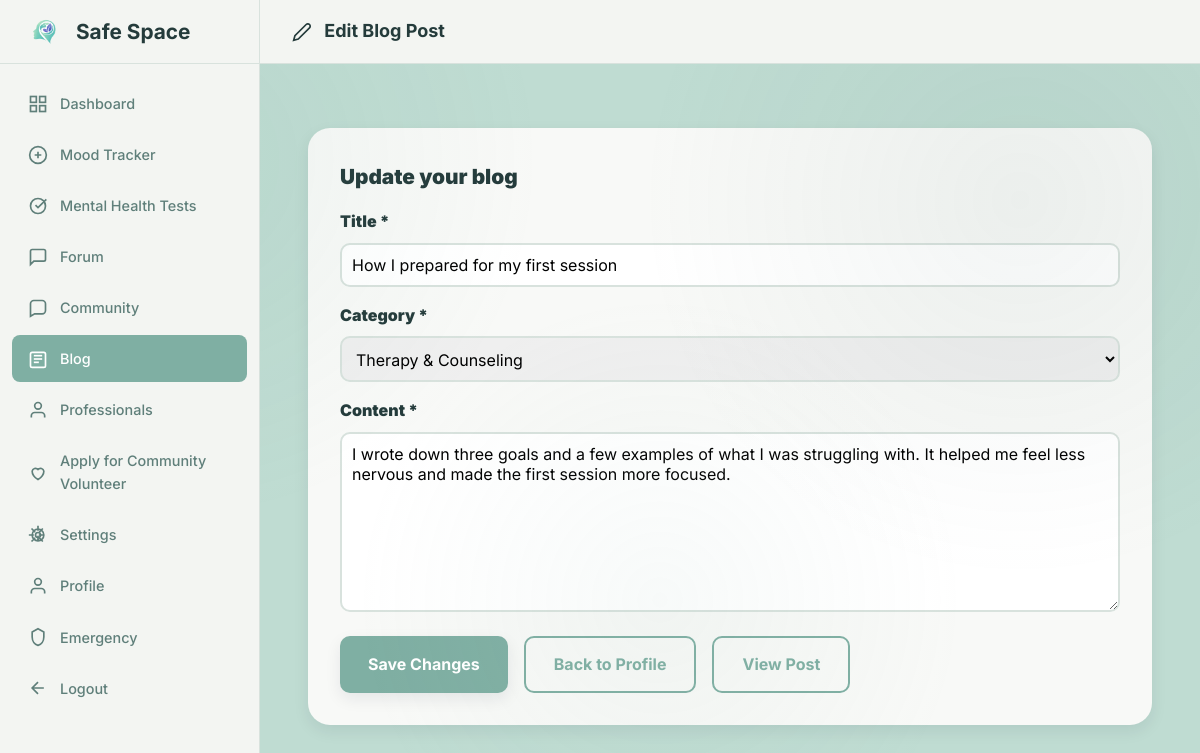
/dashboard/blog_edit.php?blog_id=15 (signed in), run on the app's committed database.
### tables this page shows
CREATE TABLE blog_posts (
    blog_id INT AUTO_INCREMENT PRIMARY KEY,
    user_id INT NOT NULL,
    category VARCHAR(120) NOT NULL,
    title VARCHAR(255) NOT NULL,
    content LONGTEXT NOT NULL,
    is_professional_post BOOLEAN DEFAULT FALSE,
    view_count INT DEFAULT 0,
    comment_count INT DEFAULT 0,
    status ENUM('published', 'draft', 'deleted', 'flagged') DEFAULT 'published',
    created_at TIMESTAMP DEFAULT CURRENT_TIMESTAMP,
    updated_at TIMESTAMP DEFAULT CURRENT_TIMESTAMP ON UPDATE CURRENT_TIMESTAMP,
    FOREIGN KEY (user_id) REFERENCES users(user_id) ON DELETE CASCADE,
    INDEX idx_category (category),
    INDEX idx_status (status),
    INDEX idx_created_at (created_at),
    INDEX idx_user_blogs (user_id, created_at)
);

### config/config.php (called while the page is built, shortened)
<?php
function get_user_id() {
    return $_SESSION['user_id'] ?? null;
}
function get_user_type() {
    return $_SESSION['user_type'] ?? null;
}
function is_professional() {
    return get_user_type() === 'professional';
}
?>

### dashboard/blog_edit.php (the view, shortened to what this page needs)
<?php
require_once '../config/config.php';
$user_id = get_user_id();
$db = Database::getInstance();
$conn = $db->getConnection();
$is_professional_user = function_exists('is_professional') && is_professional();
$blog_id = (int)($_GET['blog_id'] ?? 0);
$blog_categories = [
    'Anxiety & Worry',
    'Depression & Mood',
    'Stress & Burnout',
    'Self-Care & Habits',
    'Mindfulness & Meditation',
    'Therapy & Counseling',
    'Medication & Treatment',
    'Relationships & Family',
    'Sleep & Lifestyle',
    'Recovery Stories',
    'Kids & Teen Mental Health',
    'Professional Insights',
];
$post_sql = $is_professional_user
    ? "SELECT blog_id, title, category, content, status FROM blog_posts WHERE blog_id = ? AND user_id = ? LIMIT 1"
    : "SELECT blog_id, title, category, content, status FROM blog_posts WHERE blog_id = ? AND user_id = ? AND status = 'published' LIMIT 1";
$post_stmt = $conn->prepare($post_sql);
$post_stmt->bind_param('ii', $blog_id, $user_id);
$post_stmt->execute();
$post = $post_stmt->get_result()->fetch_assoc();
?>
<!DOCTYPE html>
<html lang="en">
<head>
    <link rel="stylesheet" href="../assets/css/styles.css">
    <link rel="stylesheet" href="includes/dashboard-layout.css">
</head>
<body>
    <div class="dashboard-wrapper">
        <?php include 'includes/sidebar.php'; ?>
        <main class="main-content">
            <div class="top-bar">
                <h2 style="margin: 0; font-size: 18px; color: var(--text-primary);">
                    <svg viewBox="0 0 24 24" width="20" height="20" fill="none" stroke="currentColor" stroke-width="2" style="display: inline-block; margin-right: 8px; vertical-align: middle;"><path d="M17 3a2.828 2.828 0 1 1 4 4L7.5 20.5 2 22l1.5-5.5L17 3z"/></svg>
                    Edit Blog Post
                </h2>
            </div>
            <div class="content-area">
                <div class="edit-container">
                    <div class="card">
                        <div class="card-title">Update your blog</div>
                        <form method="POST" action="">
                            <div class="form-group">
                                <label>Title *</label>
                                <input type="text" name="blog_title" value="<?php echo htmlspecialchars($post['title']); ?>" required>
                            </div>
                            <div class="form-group">
                                <label>Category *</label>
                                <select name="blog_category" required>
                                    <?php foreach ($blog_categories as $cat): ?>
                                        <option value="<?php echo htmlspecialchars($cat); ?>" <?php echo $post['category'] === $cat ? 'selected' : ''; ?>>
                                            <?php echo htmlspecialchars($cat); ?>
                                        </option>
                                    <?php endforeach; ?>
                                </select>
                            </div>
                            <div class="form-group">
                                <label>Content *</label>
                                <textarea name="blog_content" required><?php echo htmlspecialchars($post['content']); ?></textarea>
                            </div>
                            <div style="display: flex; gap: 1rem; flex-wrap: wrap;">
                                <button type="submit" name="update_blog_post" class="btn btn-primary">Save Changes</button>
                                <a href="profile.php" class="btn btn-secondary">Back to Profile</a>
                                <?php if (($post['status'] ?? '') === 'published'): ?>
                                    <a href="blog_view.php?blog_id=<?php echo (int)$post['blog_id']; ?>" class="btn btn-secondary">View Post</a>
                                <?php endif; ?>
                            </div>
                        </form>
                    </div>
                </div>
            </div>
        </main>
    </div>
</body>
</html>

### assets/css/styles.css (style rules this page uses)
:root { --bg-page: #BFDCD2; --bg-primary: #BFDCD2; --bg-surface: #F3F5F2; --bg-card: #F8F9F7; --accent-primary: #7FAFA3; --accent-soft: #9FBFB6; --border-soft: #D8E2DD; --primary-color: #7FAFA3; --primary-dark: #6A9A8E; --primary-light: #9FBFB6; --secondary-color: #5F7F7A; --accent-color: #9FBFB6; --accent-warm: #7FAFA3; --white: #F8F9F7; --light-bg: #F3F5F2; --light-gray: #D8E2DD; --medium-gray: #5F7F7A; --dark-gray: #243B3B; --text-primary: #243B3B; --text-secondary: #5F7F7A; --success: #22c55e; --warning: #f59e0b; --error: #ef4444; --info: #3b82f6; --shadow-sm: 0 6px 16px rgba(12, 27, 51, 0.08); --shadow-md: 0 12px 28px rgba(12, 27, 51, 0.12); --shadow-lg: 0 18px 48px rgba(12, 27, 51, 0.18); --shadow-glow: 0 0 24px rgba(20, 184, 166, 0.35); --radius-sm: 10px; --radius-md: 14px; --radius-lg: 22px; --radius-xl: 32px; --transition-fast: 0.18s ease; --transition-normal: 0.3s ease; --transition-slow: 0.5s ease; --spacing-xs: 0.5rem; --spacing-sm: 1rem; --spacing-md: 1.5rem; --spacing-lg: 2rem; --spacing-xl: 3rem; }
* { margin: 0; padding: 0; box-sizing: border-box; }
html { font-size: 16px; scroll-behavior: smooth; }
body { font-family: 'Inter', 'DM Sans', 'Poppins', system-ui, -apple-system, sans-serif; background: var(--bg-primary); color: var(--text-primary); line-height: 1.6; min-height: 100vh; overflow-x: hidden; position: relative; margin: 0; }
body::before { content: ''; position: fixed; top: 0; left: 0; width: 100%; height: 100%; background: radial-gradient(circle at 15% 20%, rgba(127, 175, 163, 0.08), transparent 30%), radial-gradient(circle at 85% 25%, rgba(95, 127, 122, 0.08), transparent 32%), radial-gradient(circle at 55% 75%, rgba(159, 191, 182, 0.08), transparent 34%); pointer-events: none; z-index: 0; }
.form-group { margin-bottom: var(--spacing-md); }
.btn { display: inline-block; padding: 14px 28px; border: none; border-radius: var(--radius-sm); font-size: 1rem; font-weight: 700; cursor: pointer; transition: all var(--transition-normal); text-align: center; text-decoration: none; font-family: inherit; }
.btn-primary { background: var(--accent-primary); color: #FFFFFF; box-shadow: var(--shadow-sm); }
.btn-secondary { background: transparent; color: var(--accent-primary); border: 2px solid var(--accent-primary); }

### dashboard/includes/dashboard-layout.css (style rules this page uses)
.dashboard-wrapper { display: flex; min-height: 100vh; margin: 0; padding: 0; }
.main-content { flex: 1; margin-left: 260px; padding: 0; width: calc(100% - 260px); }
.top-bar { background: var(--bg-surface, #F3F5F2); border-bottom: 1px solid var(--border-soft, #D8E2DD); padding: 0 32px; display: flex; justify-content: space-between; align-items: center; position: sticky; top: 0; z-index: 99; height: 64px; margin: 0; }
.content-area { padding: 2rem; }

### dashboard/blog_edit.php (style rules this page uses)
.edit-container { max-width: 900px; margin: 0 auto; padding: 2rem 1rem; }
.card { background: var(--bg-card, #F8F9F7); border-radius: var(--radius-lg); box-shadow: var(--shadow-sm); padding: 2rem; }
.card-title { font-size: 1.3rem; font-weight: 900; color: var(--text-primary); margin-bottom: 1rem; }
.form-group { margin-bottom: 1rem; }
.form-group label { display: block; font-weight: 900; margin-bottom: 0.5rem; color: var(--text-primary); }
.form-group input, .form-group select, .form-group textarea { width: 100%; padding: 10px; border: 2px solid var(--border-soft, #D8E2DD); border-radius: var(--radius-sm); font-family: inherit; font-size: 1rem; }
.form-group textarea { min-height: 180px; resize: vertical; }

### data on the page
blog_posts: blog_title "How I prepared for my first session", blog_category "Therapy & Counseling", blog_content "I wrote down three goals and a few examples of what I was struggling with. It helped me feel less nervous and made the first session more focused."
